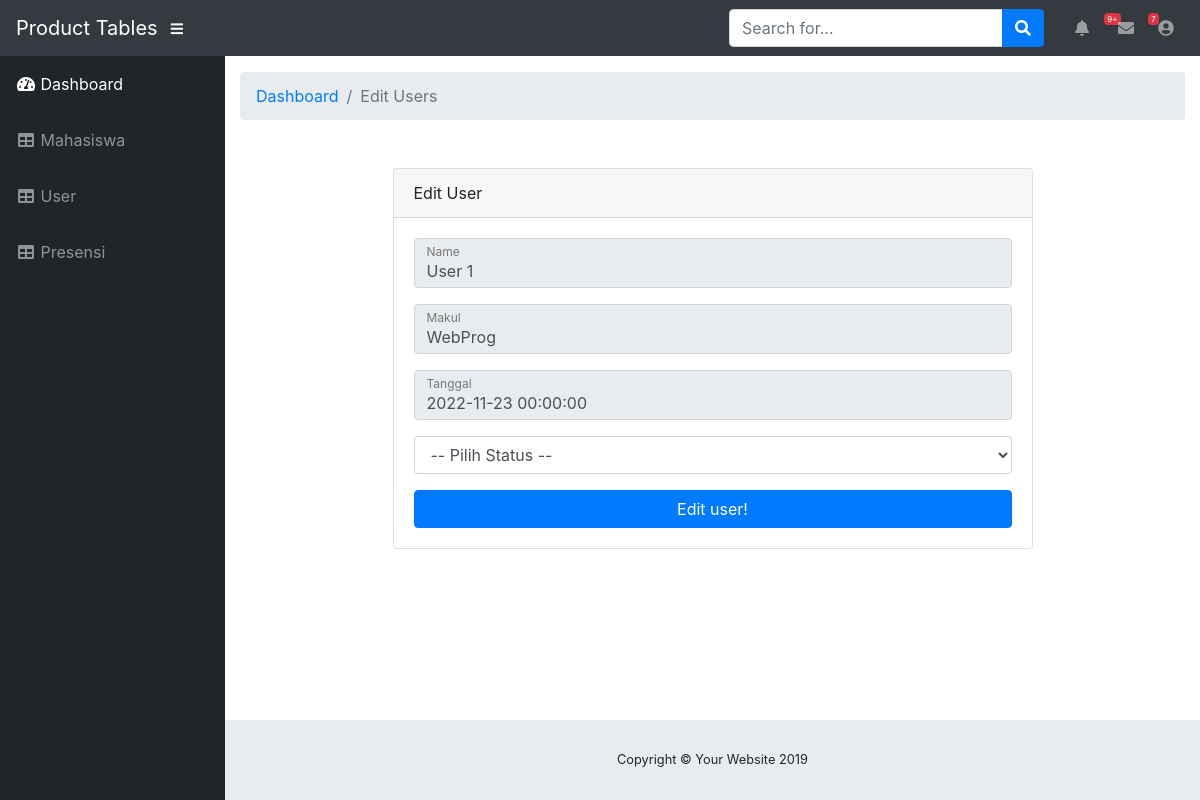
/admin/edit-presensi.php?id=1 (signed in), run on the app's committed database.
### tables this page shows
CREATE TABLE `presensi` (
  `id` int(10) NOT NULL,
  `tgl_presensi` datetime NOT NULL,
  `makul` varchar(50) NOT NULL,
  `kelas` char(2) NOT NULL,
  `nim` char(10) NOT NULL,
  `nama` varchar(50) NOT NULL,
  `status_presensi` varchar(10) NOT NULL
);

### admin/edit-presensi.php (the view, shortened to what this page needs)
<?php
require 'connect.php';
$id = $_GET['id'];
$sql = "select * from presensi where id = '$id'";
$query = mysqli_query($conn, $sql);
$result = mysqli_fetch_assoc($query);
if (isset($_SESSION['login']) && ($_SESSION['role'] == 'dosen' || $_SESSION['role'] == 'admin')) {
?>
    <!DOCTYPE html>
    <html lang="en">
    <head>
        <link href="vendor/fontawesome-free/css/all.min.css" rel="stylesheet" type="text/css">
        <link href="vendor/datatables/dataTables.bootstrap4.css" rel="stylesheet">
        <link href="css/sb-admin.css" rel="stylesheet">
    </head>
    <body id="page-top">
        <nav class="navbar navbar-expand navbar-dark bg-dark static-top">
            <a class="navbar-brand mr-1" href="index.html">Product Tables</a>
            <button class="btn btn-link btn-sm text-white order-1 order-sm-0" id="sidebarToggle" href="#">
                <i class="fas fa-bars"></i>
            </button>
            <form class="d-none d-md-inline-block form-inline ml-auto mr-0 mr-md-3 my-2 my-md-0">
                <div class="input-group">
                    <input type="text" class="form-control" placeholder="Search for..." aria-label="Search" aria-describedby="basic-addon2">
                    <div class="input-group-append">
                        <button class="btn btn-primary" type="button">
                            <i class="fas fa-search"></i>
                        </button>
                    </div>
                </div>
            </form>
            <ul class="navbar-nav ml-auto ml-md-0">
                <li class="nav-item dropdown no-arrow mx-1">
                    <a class="nav-link dropdown-toggle" href="#" id="alertsDropdown" role="button" data-toggle="dropdown" aria-haspopup="true" aria-expanded="false">
                        <i class="fas fa-bell fa-fw"></i>
                        <span class="badge badge-danger">9+</span>
                    </a>
                </li>
                <li class="nav-item dropdown no-arrow mx-1">
                    <a class="nav-link dropdown-toggle" href="#" id="messagesDropdown" role="button" data-toggle="dropdown" aria-haspopup="true" aria-expanded="false">
                        <i class="fas fa-envelope fa-fw"></i>
                        <span class="badge badge-danger">7</span>
                    </a>
                </li>
                <li class="nav-item dropdown no-arrow">
                    <a class="nav-link dropdown-toggle" href="#" id="userDropdown" role="button" data-toggle="dropdown" aria-haspopup="true" aria-expanded="false">
                        <i class="fas fa-user-circle fa-fw"></i>
                    </a>
                </li>
            </ul>
        </nav>
        <div id="wrapper">
            <ul class="sidebar navbar-nav">
                <li class="nav-item active">
                    <a class="nav-link" href="index.php">
                        <i class="fas fa-fw fa-tachometer-alt"></i>
                        <span>Dashboard</span>
                    </a>
                </li>
                <li class="nav-item">
                    <a class="nav-link" href="tables.php">
                        <i class="fas fa-fw fa-table"></i>
                        <span>Mahasiswa</span></a>
                </li>
                <li class="nav-item">
                    <a class="nav-link" href="user.php">
                        <i class="fas fa-fw fa-table"></i>
                        <span>User</span></a>
                </li>
                <li class="nav-item">
                    <a class="nav-link" href="presensi.php">
                        <i class="fas fa-fw fa-table"></i>
                        <span>Presensi</span></a>
                </li>
            </ul>
            <div id="content-wrapper">
                <div class="container-fluid">
                    <ol class="breadcrumb">
                        <li class="breadcrumb-item">
                            <a href="index.php">Dashboard</a>
                        </li>
                        <li class="breadcrumb-item active">Edit Users</li>
                    </ol>
                    <div class="container">
                        <div class="card card-register mx-auto mt-5">
                            <div class="card-header">Edit User</div>
                            <div class="card-body">
                                <form action="" method="post" enctype="multipart/form-data">
                                    <div class="form-group">
                                        <div class="form-row">
                                            <div class="col-md-12">
                                                <div class="form-label-group">
                                                    <input type="text" name="name" readonly id="name" value="<?= $result['nama'] ?>" class="form-control" placeholder="Name" autofocus="autofocus">
                                                    <label for="name">Name</label>
                                                </div>
                                            </div>
                                        </div>
                                    </div>
                                    <div class="form-group">
                                        <div class="form-row">
                                            <div class="col-md-12">
                                                <div class="form-label-group">
                                                    <input type="text" name="makul" readonly id="makul" value="<?= $result['makul'] ?>" class="form-control" placeholder="Name" autofocus="autofocus">
                                                    <label for="makul">Makul</label>
                                                </div>
                                            </div>
                                        </div>
                                    </div>
                                    <div class="form-group">
                                        <div class="form-row">
                                            <div class="col-md-12">
                                                <div class="form-label-group">
                                                    <input type="text" name="tgl" readonly id="tgl" value="<?= $result['tgl_presensi'] ?>" class="form-control" placeholder="Name" autofocus="autofocus">
                                                    <label for="tgl">Tanggal</label>
                                                </div>
                                            </div>
                                        </div>
                                    </div>
                                    <div class="form-group">
                                        <div class="form-row">
                                            <div class="col-md-12">
                                                <div class="form-label-group">
                                                    <select name="presensi" id="presensi" class="form-control form-select-lg" aria-label="form-select-lg">
                                                        <option value=""> -- Pilih Status -- </option>
                                                    </select>
                                                </div>
                                            </div>
                                        </div>
                                    </div>
                                    <button type="submit" name="submit" class="btn btn-primary btn-block">Edit user!</button>
                                </form>
                            </div>
                        </div>
                    </div>
                    <footer class="sticky-footer">
                        <div class="container my-auto">
                            <div class="copyright text-center my-auto">
                                <span>Copyright © Your Website 2019</span>
                            </div>
                        </div>
                    </footer>
                </div>
            </div>
    </body>
    </html>
<?php
} else {
    echo "You can't access this page unless you <a href='login.php'>Log in</a> first.";
}
?>

### data on the page
presensi: name "User 1", makul "WebProg", tgl "2022-11-23 00:00:00"
